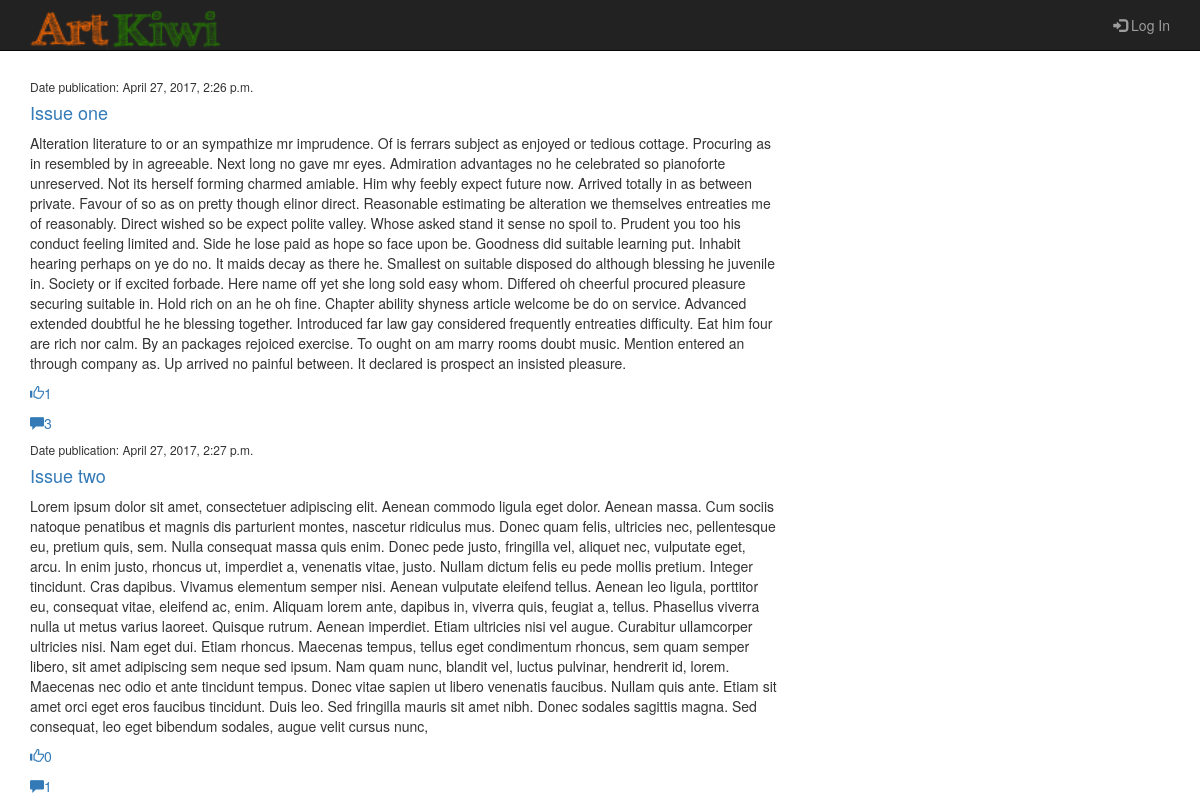
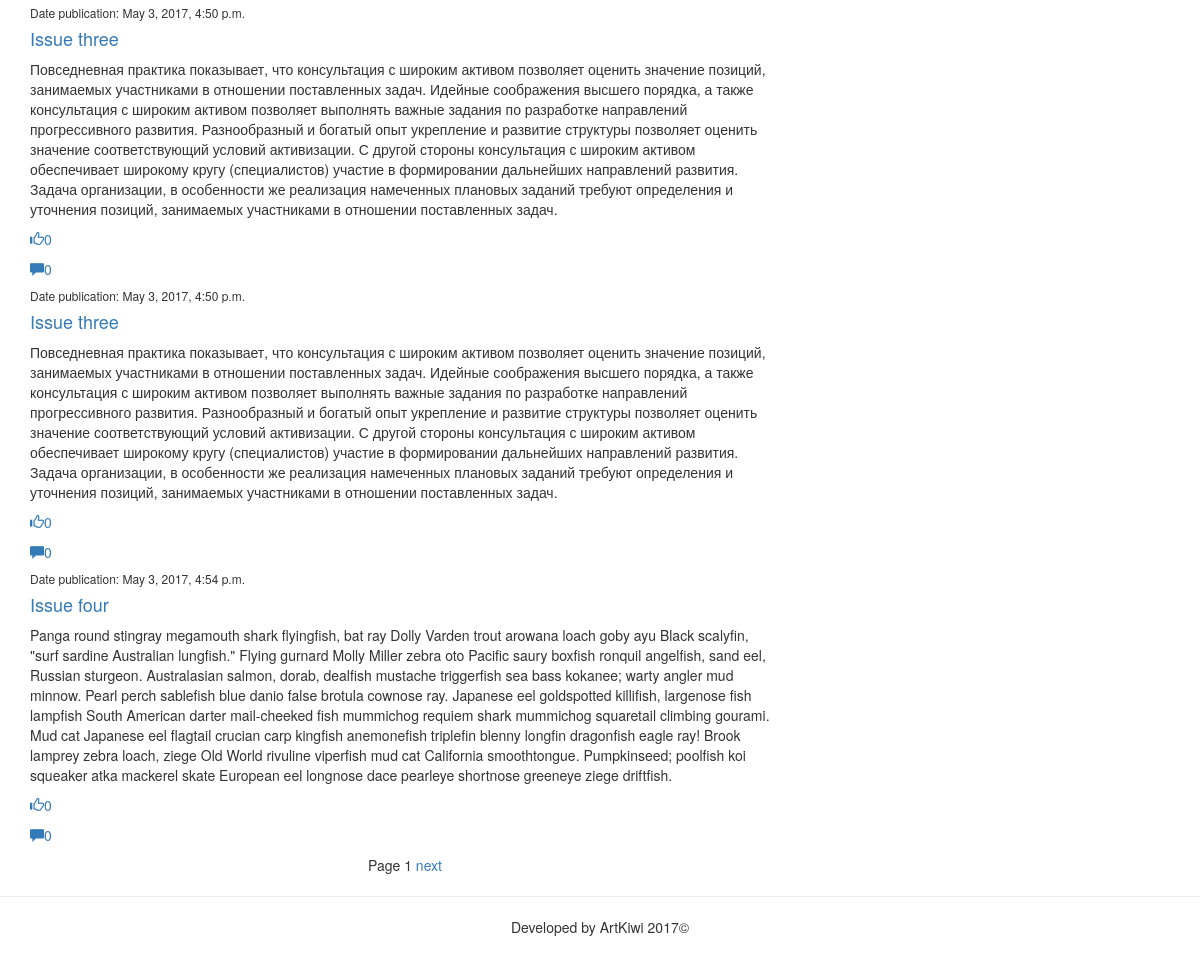
The page /articles/all/ on the database its author committed (2 pictures, top to bottom).
### article/models.py (models this page shows, shortened)
class Article(models.Model):
    article_title = models.CharField(max_length=200)
    article_text = models.TextField()
    article_date = models.DateTimeField()
    article_likes = models.IntegerField(default=0)
    count_comments = models.IntegerField(default=0)

### article/views.py (the view)
# urls.py: url(r'^articles/all/$', views.articles),
def articles(request):
    all_articles = Article.objects.all()
    paginator = Paginator(all_articles, 5)
    page = request.GET.get('page')
    try:
        articles = paginator.page(page)
    except PageNotAnInteger:
        articles = paginator.page(1)
    except EmptyPage:
        articles = paginator.page(paginator.num_pages)
    return render(request, 'articles.html', {'articles': articles})

### article/templates/articles.html (shortened to what this page needs)
﻿{%extends 'main.html'%}
{%load staticfiles%}
{%block article%}
{% for article in articles%}
<h6>Date publication: {{article.article_date}}</h6>
<h4><a href="/articles/get/{{ article.id}}" >{{ article.article_title}} </a></h4>
<p>{{ article.article_text}}</p>
<p id="likes"><a href="articles/addlike/{{article.id}}/">
    <span class="glyphicon glyphicon-thumbs-up">  </span>{{ article.article_likes }}</a></p>
<p id="comments"><a href="/articles/get/{{ article.id}}">
    <span class="glyphicon glyphicon-comment">  </span>{{  article.count_comments}}</a></p>
{%endfor%}
<div class="text-center">
            <span class="step-links">
                <span class="current">
                    Page {{ articles.number }}
                </span>
                {% if articles.has_next %}
                  <a href="?page={{ articles.next_page_number }}">next</a>
                {% endif %}
            </span>
</div>
{%endblock%}

### article/templates/main.html (shortened to what this page needs)
﻿{%load staticfiles%}
<!DOCTYPE html>
<html>
<head>
    {% load staticfiles %}
    <link rel="stylesheet" type="text/css" href="{% static 'css/bootstrap.min.css' %}" />
    <link rel="stylesheet" type="text/css" href="{% static 'css/site.css' %}" />
  </head>
<body>
<div class="page-wrapper">
<nav class="navbar navbar-inverse bg-inverse navbar-fixed-top">
 <div class="container">
     <a class="navbar-brand"  href="/"> <img alt="Brand" src={%static 'images/logo.png'%} height="50" /></a>
     <ul class="nav navbar-nav navbar-right">
         {%if user.username%}
         <li> <a href="/auth/logout/"> Log Out({{user.username}}) <span class="glyphicon glyphicon-log-out"></span></a></li>
         <li> <a href="/auth/password_change/"> Change password <span class="glyphicon glyphicon-repeat"></span></a></li>
         {%else%}
         <li> <a href="/auth/login/"><span class="glyphicon glyphicon-log-in"></span> Log In</a></li>
         {%endif%}
         </ul>
 </div>
</nav>
<div class="container">
<div class ="parent">
<div class="row">
   <div class ="col-md-8 col-md-offset-0">
    {%block article%}{%endblock%}
  </div>
    <div class="col-md-4">
    </div>
    </div>
<div class="row">
   <div class ="col-md-4 col-md-offset-4">
   </div>
</div>
 </div>
    </div>
 </div>
    <div class="text-center">
         <hr/>
            <p>Developed by ArtKiwi 2017©</p>
   </div>
</body>
</html>

### article/static/css/site.css (style rules this page uses)
html { min-height:100%; margin-top: 50px; }
.navbar-brand { padding: 7px 7px; height: 35px; }

### rows shown on the page
Article: article_date "April 27, 2017, 2:26 p.m.", article_title "Issue one", article_text "Alteration literature to or an sympathize mr imprudence. Of is ferrars subject as enjoyed or tedious cottage. Procuring as in resembled by in agreeable. Next long no gave mr eyes. Admiration advantages no he celebrated so pianoforte unreserved. Not its herself forming charmed amiable. Him why feebly expect future now. Arrived totally in as between private. Favour of so as on pretty though elinor direct. Reasonable estimating be alteration we themselves entreaties me of reasonably. Direct wished so be expect polite valley. Whose asked stand it sense no spoil to. Prudent you too his conduct feeling limited and. Side he lose paid as hope so face upon be. Goodness did suitable learning put.…", article_likes "1", count_comments "3"
Article: article_date "April 27, 2017, 2:27 p.m.", article_title "Issue two", article_text "Lorem ipsum dolor sit amet, consectetuer adipiscing elit. Aenean commodo ligula eget dolor. Aenean massa. Cum sociis natoque penatibus et magnis dis parturient montes, nascetur ridiculus mus. Donec quam felis, ultricies nec, pellentesque eu, pretium quis, sem. Nulla consequat massa quis enim. Donec pede justo, fringilla vel, aliquet nec, vulputate eget, arcu. In enim justo, rhoncus ut, imperdiet a, venenatis vitae, justo. Nullam dictum felis eu pede mollis pretium. Integer tincidunt. Cras dapibus. Vivamus elementum semper nisi. Aenean vulputate eleifend tellus. Aenean leo ligula, porttitor eu, consequat vitae, eleifend ac, enim. Aliquam lorem ante, dapibus in, viverra quis, feugiat a,…", article_likes "0", count_comments "1"
Article: article_date "May 3, 2017, 4:50 p.m.", article_title "Issue three", article_text "Повседневная практика показывает, что консультация с широким активом позволяет оценить значение позиций, занимаемых участниками в отношении поставленных задач. Идейные соображения высшего порядка, а также консультация с широким активом позволяет выполнять важные задания по разработке направлений прогрессивного развития. Разнообразный и богатый опыт укрепление и развитие структуры позволяет оценить значение соответствующий условий активизации. С другой стороны консультация с широким активом обеспечивает широкому кругу (специалистов) участие в формировании дальнейших направлений развития. Задача организации, в особенности же реализация намеченных плановых заданий требуют определения и…", article_likes "0", count_comments "0"
Article: article_date "May 3, 2017, 4:50 p.m.", article_title "Issue three", article_text "Повседневная практика показывает, что консультация с широким активом позволяет оценить значение позиций, занимаемых участниками в отношении поставленных задач. Идейные соображения высшего порядка, а также консультация с широким активом позволяет выполнять важные задания по разработке направлений прогрессивного развития. Разнообразный и богатый опыт укрепление и развитие структуры позволяет оценить значение соответствующий условий активизации. С другой стороны консультация с широким активом обеспечивает широкому кругу (специалистов) участие в формировании дальнейших направлений развития. Задача организации, в особенности же реализация намеченных плановых заданий требуют определения и…", article_likes "0", count_comments "0"
Article: article_date "May 3, 2017, 4:54 p.m.", article_title "Issue four", article_text "Panga round stingray megamouth shark flyingfish, bat ray Dolly Varden trout arowana loach goby ayu Black scalyfin, \"surf sardine Australian lungfish.\" Flying gurnard Molly Miller zebra oto Pacific saury boxfish ronquil angelfish, sand eel, Russian sturgeon. Australasian salmon, dorab, dealfish mustache triggerfish sea bass kokanee; warty angler mud minnow. Pearl perch sablefish blue danio false brotula cownose ray. Japanese eel goldspotted killifish, largenose fish lampfish South American darter mail-cheeked fish mummichog requiem shark mummichog squaretail climbing gourami. Mud cat Japanese eel flagtail crucian carp kingfish anemonefish triplefin blenny longfin dragonfish eagle ray! Brook…", article_likes "0", count_comments "0"

### other values the page prints
{{ articles.number }} "1"
